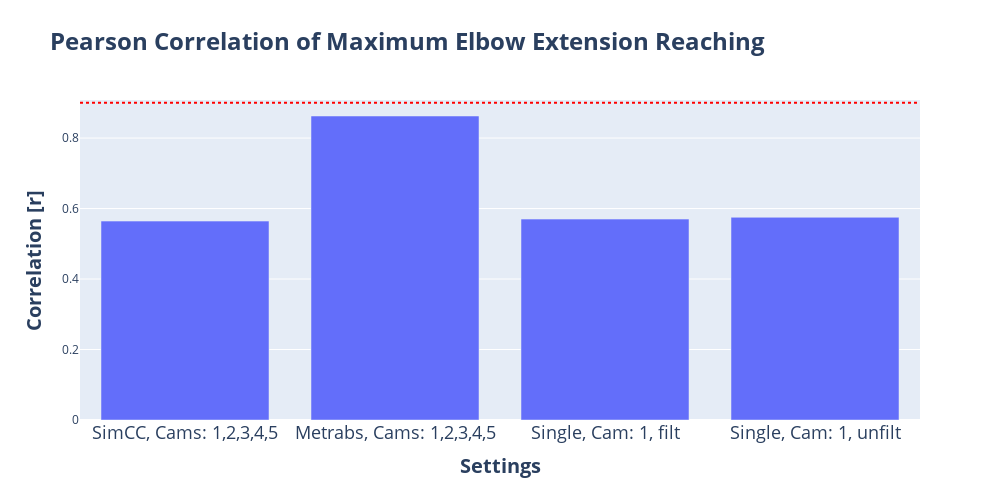
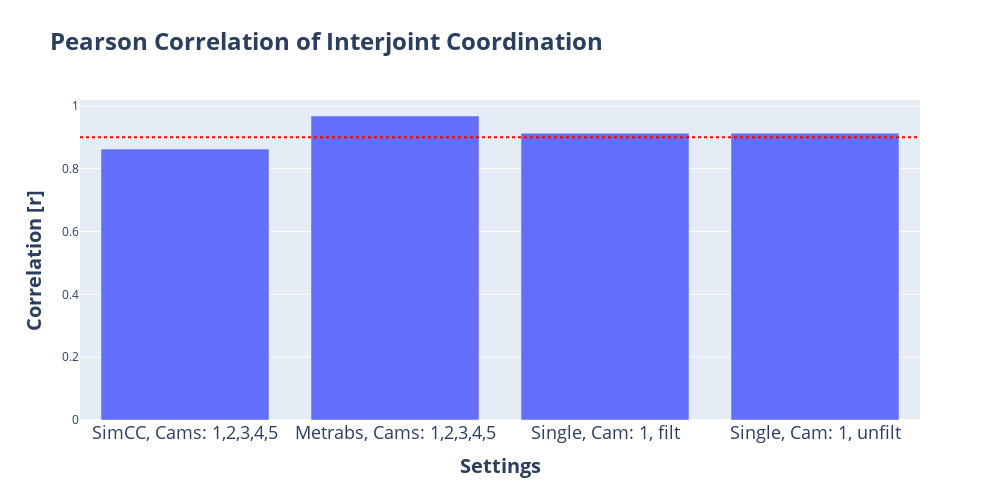
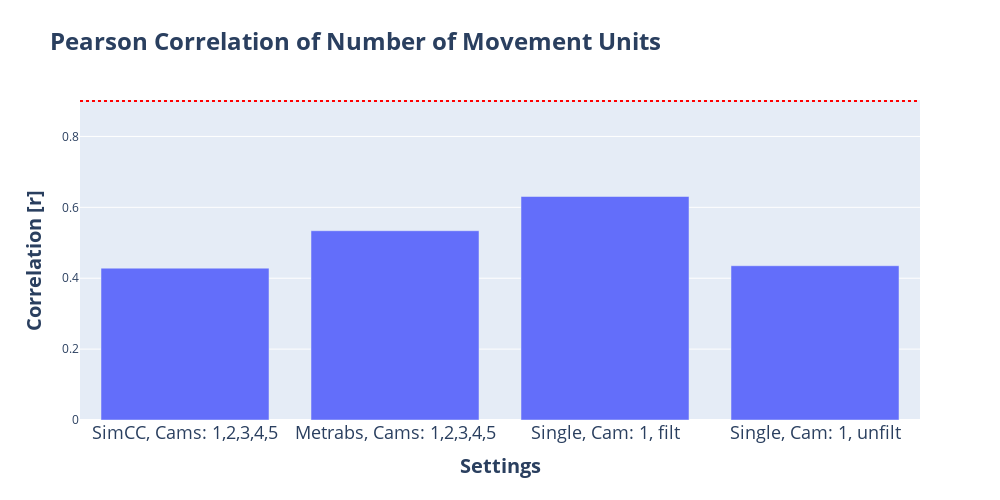
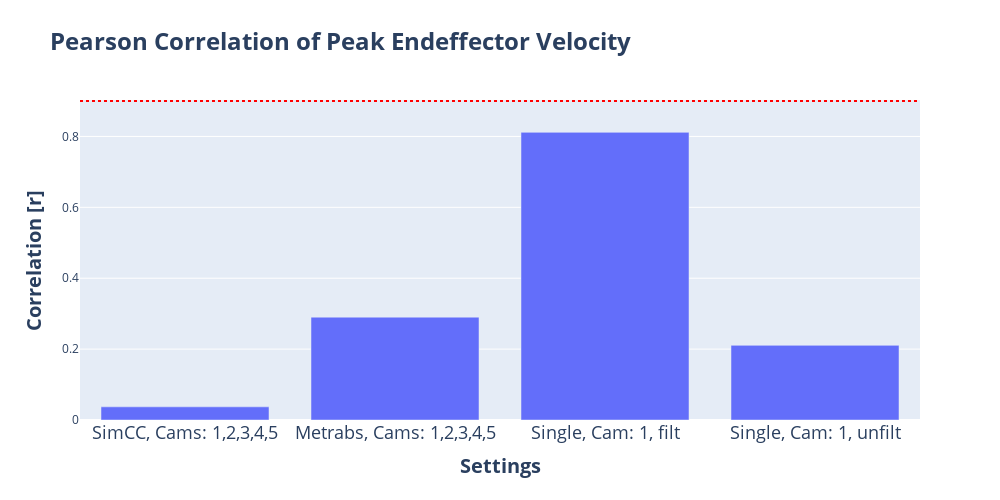

Notebook code for these charts, in order:
### Code cell
measures = df_plot['measure'].unique()

for measure in measures:
    df_plot_measure = df_plot[df_plot['measure'] == measure]
    title_name = get_title_measure_name(measure)
    
    fig = px.bar(df_plot_measure[df_plot_measure['id_s'].isin(idx_s_reduced)], x='id_s_name', y='correlation', title=f'Pearson Correlation of {title_name}', labels={'correlation': 'Pearson Correlation', 'id_s': 'Subject ID', 'measure': 'Kin. Measure'},
                 template = 'plotly')
    
    fig.add_hline(y=0.9, line_dash='dot', line_color='red', name = 'minimum correlation')
    
    fig.update_layout(title= dict(text=f'<b>Pearson Correlation of {title_name}<b>', font=dict(size=24)),
                      xaxis_title=dict(text=f'<b>Settings<b>', font=dict(size=20)),
                      yaxis_title=dict(text=f'<b>Correlation [r]<b>', font=dict(size=20)),
                      width=1000, height=500,
                      xaxis = dict(tickfont=dict(size=18))
              )
    
    fig.show()
    os.makedirs(os.path.join(dir_plots_cat, '04_correlation'), exist_ok=True)
    
    path = os.path.join(dir_plots_cat, '04_correlation', f'pearson_corr_{measure}.html')
    fig.write_html(path)
    
    suff = get_measure_plot_num(measure)
    
    dir_png = os.path.join(dir_plots_cat, '04_correlation', 'png')
    os.makedirs(dir_png, exist_ok=True)
    path = os.path.join(dir_png, f'{suff}pearson_corr_{measure}.png')
    fig.write_image(path, scale = 5)

### Figure 1 — Plotly figure (JSON) as saved in the notebook; plotly's stock layout.template omitted (floating-point values rounded to 4 significant figures)
{"data": [{"alignmentgroup": "True", "hovertemplate": "id_s_name=%{x}<br>Pearson Correlation=%{y}<extra></extra>", "legendgroup": "", "marker": {"color": "#636efa", "pattern": {"shape": ""}}, "name": "", "offsetgroup": "", "orientation": "v", "showlegend": false, "textposition": "auto", "x": ["SimCC, Cams: 1,2,3,4,5", "Metrabs, Cams: 1,2,3,4,5", "Single, Cam: 1, filt", "Single, Cam: 1, unfilt"], "xaxis": "x", "y": [0.5644, 0.8626, 0.5701, 0.5751], "yaxis": "y", "type": "bar"}], "layout": {"xaxis": {"anchor": "y", "domain": [0.0, 1.0], "title": {"text": "<b>Settings<b>", "font": {"size": 20}}, "tickfont": {"size": 18}}, "yaxis": {"anchor": "x", "domain": [0.0, 1.0], "title": {"text": "<b>Correlation [r]<b>", "font": {"size": 20}}}, "legend": {"tracegroupgap": 0}, "title": {"text": "<b>Pearson Correlation of Maximum Elbow Extension Reaching<b>", "font": {"size": 24}}, "barmode": "relative", "shapes": [{"line": {"color": "red", "dash": "dot"}, "name": "minimum correlation", "type": "line", "x0": 0, "x1": 1, "xref": "x domain", "y0": 0.9, "y1": 0.9, "yref": "y"}], "width": 1000, "height": 500}}

### Figure 2 — Plotly figure (JSON) as saved in the notebook; plotly's stock layout.template omitted (floating-point values rounded to 4 significant figures)
{"data": [{"alignmentgroup": "True", "hovertemplate": "id_s_name=%{x}<br>Pearson Correlation=%{y}<extra></extra>", "legendgroup": "", "marker": {"color": "#636efa", "pattern": {"shape": ""}}, "name": "", "offsetgroup": "", "orientation": "v", "showlegend": false, "textposition": "auto", "x": ["SimCC, Cams: 1,2,3,4,5", "Metrabs, Cams: 1,2,3,4,5", "Single, Cam: 1, filt", "Single, Cam: 1, unfilt"], "xaxis": "x", "y": [0.8622, 0.9675, 0.9127, 0.9128], "yaxis": "y", "type": "bar"}], "layout": {"xaxis": {"anchor": "y", "domain": [0.0, 1.0], "title": {"text": "<b>Settings<b>", "font": {"size": 20}}, "tickfont": {"size": 18}}, "yaxis": {"anchor": "x", "domain": [0.0, 1.0], "title": {"text": "<b>Correlation [r]<b>", "font": {"size": 20}}}, "legend": {"tracegroupgap": 0}, "title": {"text": "<b>Pearson Correlation of Interjoint Coordination<b>", "font": {"size": 24}}, "barmode": "relative", "shapes": [{"line": {"color": "red", "dash": "dot"}, "name": "minimum correlation", "type": "line", "x0": 0, "x1": 1, "xref": "x domain", "y0": 0.9, "y1": 0.9, "yref": "y"}], "width": 1000, "height": 500}}

### Figure 3 — Plotly figure (JSON) as saved in the notebook; plotly's stock layout.template omitted (floating-point values rounded to 4 significant figures)
{"data": [{"alignmentgroup": "True", "hovertemplate": "id_s_name=%{x}<br>Pearson Correlation=%{y}<extra></extra>", "legendgroup": "", "marker": {"color": "#636efa", "pattern": {"shape": ""}}, "name": "", "offsetgroup": "", "orientation": "v", "showlegend": false, "textposition": "auto", "x": ["SimCC, Cams: 1,2,3,4,5", "Metrabs, Cams: 1,2,3,4,5", "Single, Cam: 1, filt", "Single, Cam: 1, unfilt"], "xaxis": "x", "y": [0.4284, 0.534, 0.6305, 0.4352], "yaxis": "y", "type": "bar"}], "layout": {"xaxis": {"anchor": "y", "domain": [0.0, 1.0], "title": {"text": "<b>Settings<b>", "font": {"size": 20}}, "tickfont": {"size": 18}}, "yaxis": {"anchor": "x", "domain": [0.0, 1.0], "title": {"text": "<b>Correlation [r]<b>", "font": {"size": 20}}}, "legend": {"tracegroupgap": 0}, "title": {"text": "<b>Pearson Correlation of Number of Movement Units<b>", "font": {"size": 24}}, "barmode": "relative", "shapes": [{"line": {"color": "red", "dash": "dot"}, "name": "minimum correlation", "type": "line", "x0": 0, "x1": 1, "xref": "x domain", "y0": 0.9, "y1": 0.9, "yref": "y"}], "width": 1000, "height": 500}}

### Figure 4 — Plotly figure (JSON) as saved in the notebook; plotly's stock layout.template omitted (floating-point values rounded to 4 significant figures)
{"data": [{"alignmentgroup": "True", "hovertemplate": "id_s_name=%{x}<br>Pearson Correlation=%{y}<extra></extra>", "legendgroup": "", "marker": {"color": "#636efa", "pattern": {"shape": ""}}, "name": "", "offsetgroup": "", "orientation": "v", "showlegend": false, "textposition": "auto", "x": ["SimCC, Cams: 1,2,3,4,5", "Metrabs, Cams: 1,2,3,4,5", "Single, Cam: 1, filt", "Single, Cam: 1, unfilt"], "xaxis": "x", "y": [0.03712, 0.2901, 0.8115, 0.2105], "yaxis": "y", "type": "bar"}], "layout": {"xaxis": {"anchor": "y", "domain": [0.0, 1.0], "title": {"text": "<b>Settings<b>", "font": {"size": 20}}, "tickfont": {"size": 18}}, "yaxis": {"anchor": "x", "domain": [0.0, 1.0], "title": {"text": "<b>Correlation [r]<b>", "font": {"size": 20}}}, "legend": {"tracegroupgap": 0}, "title": {"text": "<b>Pearson Correlation of Peak Endeffector Velocity<b>", "font": {"size": 24}}, "barmode": "relative", "shapes": [{"line": {"color": "red", "dash": "dot"}, "name": "minimum correlation", "type": "line", "x0": 0, "x1": 1, "xref": "x domain", "y0": 0.9, "y1": 0.9, "yref": "y"}], "width": 1000, "height": 500}}
